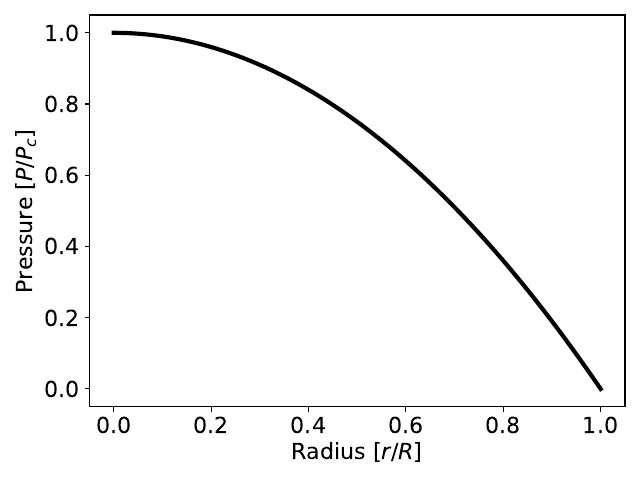

This chart was generated by the following Python code:
import numpy as np
import matplotlib.pyplot as plt
import matplotlib as mpl
mpl.rcParams['xtick.labelsize'] = 16
mpl.rcParams['ytick.labelsize'] = 16
plt.rc("axes", labelsize=16) 
import astropy.units as u
import astropy.constants as cst

def P(r):
    """returns P in units of P_c as long as r is in units of R"""
    return (1-(r)**2)

Rs = np.linspace(0,1,100)
plt.plot(Rs, P(Rs), ls="-", lw=3, color="black")
plt.xlabel(r"Radius [$r/R$]")
plt.ylabel(r"Pressure [$P/P_c$]")
plt.tight_layout()
plt.savefig(r"ASTRO531\hw2\hw2_1d.pdf")
plt.show()